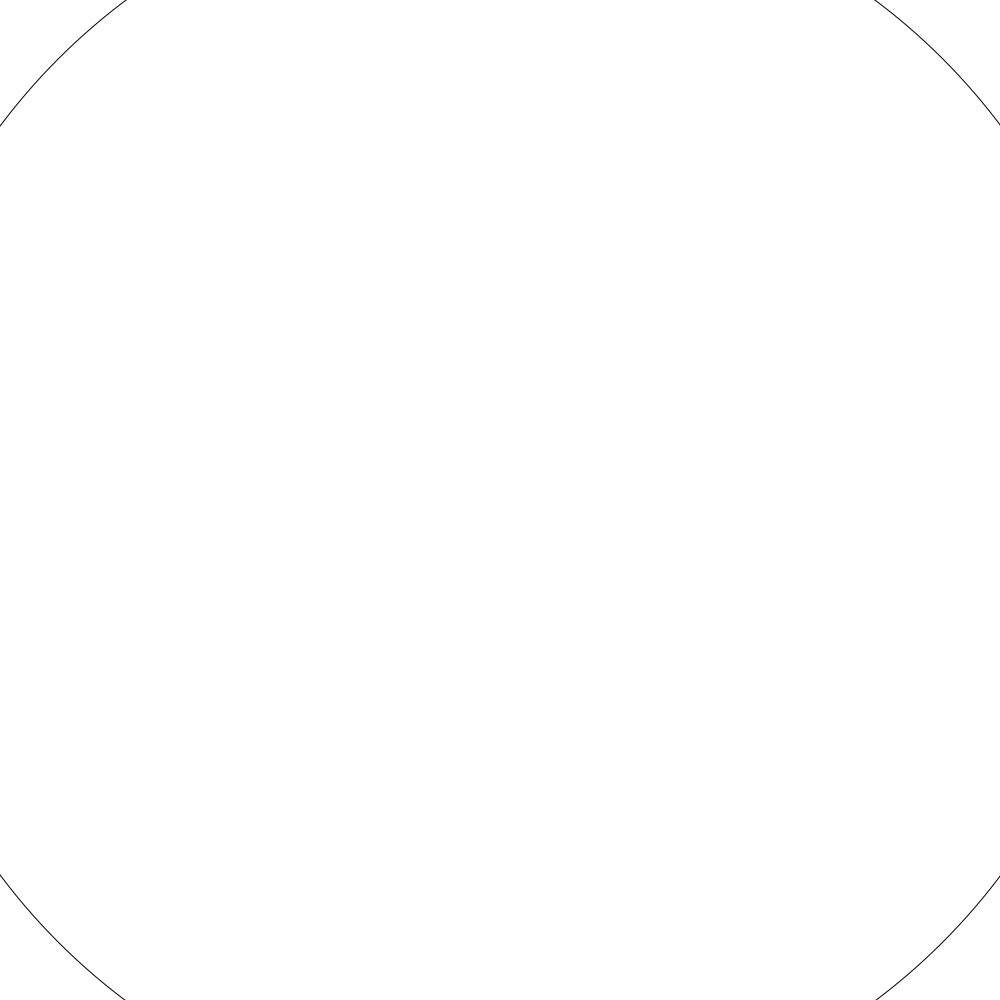
Frame 1 (no input)
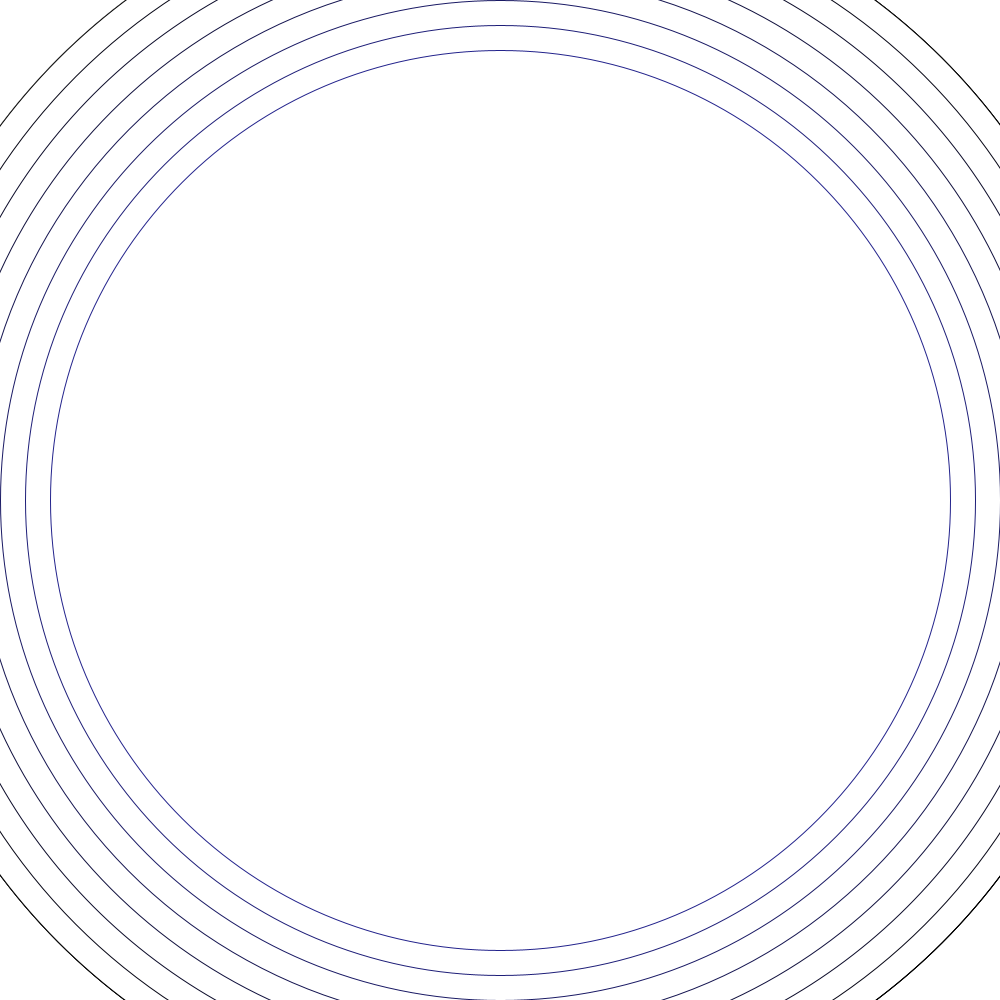
Frame 60 (the mouse pressed at the canvas centre just before this capture)
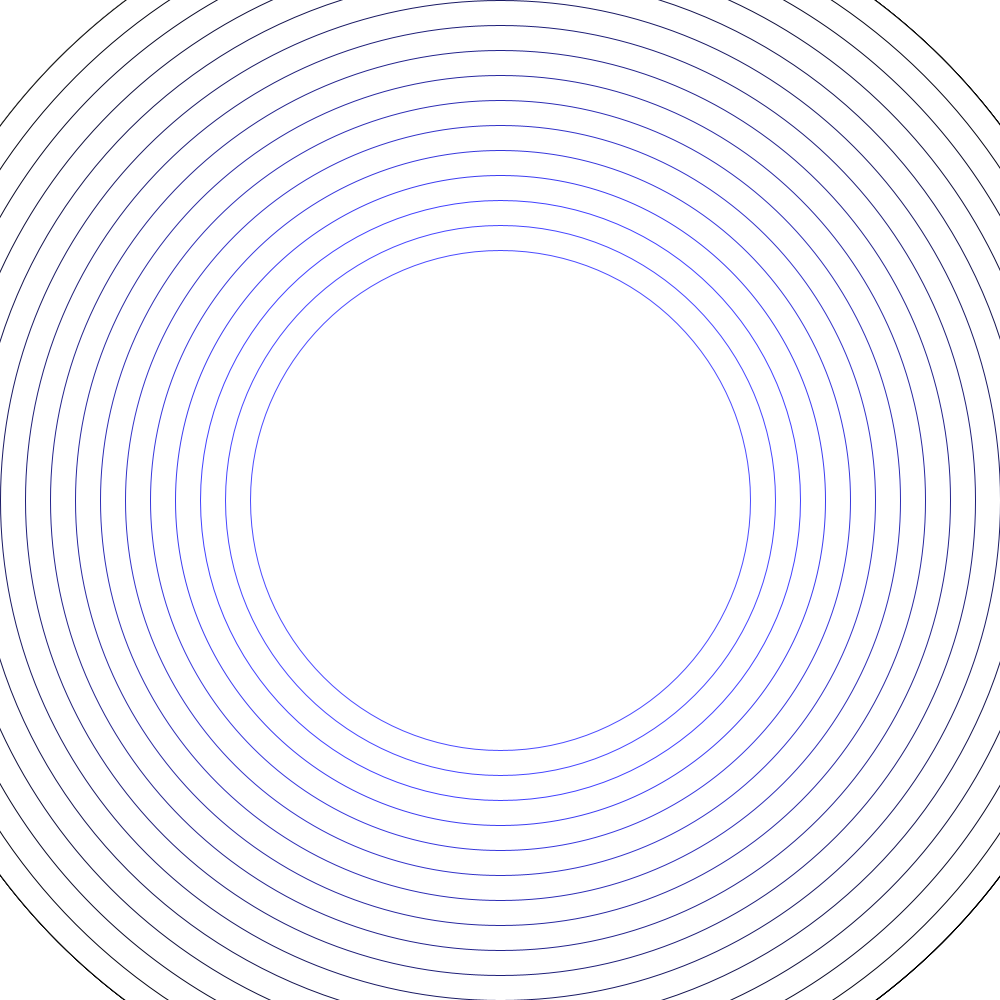
Frame 120 (the mouse held since frame 60 and released just before this capture)

The Processing sketch that drew these frames (run headless with seeded random() and noise(); from frame 60 on, the mouse is pressed at the canvas centre):

// Processing sketch: CIRCULO_EFEITO_RGB
// ── CIRCULO_EFEITO_RGB.pde
int diam = 1250;
int r = 0;
int g = 0;
int b = 0;

void setup (){
 size(1000,1000);
 background(255);
 frameRate(15);
}

void draw() {
 ellipseMode(CENTER);
 stroke(r, g, b);
 ellipse(500, 500, diam, diam);
 diam -= 50;
 r += 5;
 g += 5;
 b += 20;
 
 if (diam < 0){
  diam = 1250;
  r = 0;
  g = 0;
  b = 0;
 }
}
